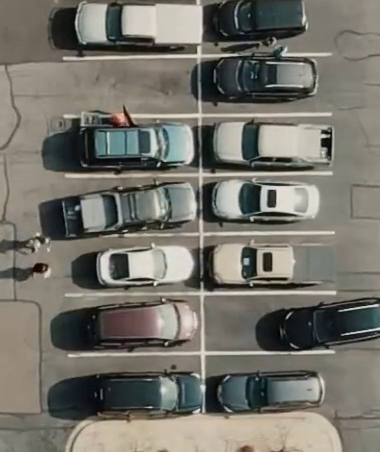
#> input picture frame 84 of parking_crop.mp4, 380 x 452 px, given in place of parking_1920_1080.mp4, which was not available
$ python test2.py
#> lines starting #> are read from the running program, lines starting #| are printed output that depends on the picture; after the words box and inside, x2 and y2 are one past the last pixel; in counts of white or black regions, pixels touching at a corner belong together; pictures that were not available may be replaced by others from this repository, and a replacement may not be noted
### func.py
def get_parking_spots_in_column(n_spots: int,
                                first_parking_spot: list,
                                height_of_spot: int,
                                traffic_islands_spot: list = [],
                                break_spots: list = [],
                                traffic_island_height: int = 30,
                                break_height: int = 30) -> list:
    '''
    Function that returns the parking spots in a column
    Parameters:
    n_spots (int): The number of parking spots in the column
    first_parking_spot (list): The first parking spot in the column
    height_of_spot (int): The height of the parking spot
    traffic_islands_spot (list): The list of parking spots where the traffic islands are present
    break_spots (list): The list of parking spots where the break is present
    traffic_island_height (int): The height of the traffic island
    break_height (int): The height of the break

    Returns:
    list: The list of parking spots in the column

    '''


    parkings_spots = []
    curr_spot = first_parking_spot
    for i in range(n_spots):
        if i in traffic_islands_spot:
            curr_spot = [curr_spot[0], curr_spot[1] + traffic_island_height, curr_spot[2], curr_spot[3]]
        if i in break_spots:
            curr_spot = [curr_spot[0], curr_spot[1] + break_height, curr_spot[2], curr_spot[3]]

        parkings_spots.append(curr_spot)
        curr_spot = [curr_spot[0], curr_spot[1] + height_of_spot, curr_spot[2], curr_spot[3]]

    return parkings_spots


def get_all_parking_spots() -> list[list[int]]:
    '''
    Returns a list of all parking spots in the parking lot
    '''
    height = 32
    break_height = 34
    traffic_island_height = 35
    all_spots = []

    # First column
    first_column_parking_spot = [86, 391, 65, 28]
    first_column_rows = 19
    first_column_traffic_islands = [6]
    first_column_break_spots = [6]
    first_column = get_parking_spots_in_column(n_spots=first_column_rows, first_parking_spot=first_column_parking_spot, height_of_spot=height,
                                                  traffic_islands_spot=first_column_traffic_islands, break_spots=first_column_break_spots,
                                                  traffic_island_height=32, break_height=break_height)
    all_spots.extend(first_column)

    # Second column
    second_column_parking_spot = [151, 135, 65, 28]
    second_column_rows = 27
    second_column_traffic_islands = [14]
    second_column_break_spots = [14]
    second_column = get_parking_spots_in_column(n_spots=second_column_rows, first_parking_spot=second_column_parking_spot, height_of_spot=height,
                                                    traffic_islands_spot=second_column_traffic_islands, break_spots=second_column_break_spots,
                                                    traffic_island_height=traffic_island_height, break_height=break_height)
    all_spots.extend(second_column)

    # Third column
    third_column_parking_spot = [320, 135, 65, 28]
    third_column_rows = 28
    third_column_traffic_islands = [15]
    third_column_break_spots = []
    third_column = get_parking_spots_in_column(n_spots=third_column_rows, first_parking_spot=third_column_parking_spot, height_of_spot=height,
                                                    traffic_islands_spot=third_column_traffic_islands, break_spots=third_column_break_spots,
                                                    traffic_island_height=traffic_island_height, break_height=break_height)
    all_spots.extend(third_column)

    # Fourth column
    fourth_column_parking_spot = [385, 135, 65, 28]
    fourth_column_rows = 28
    fourth_column_traffic_islands = [15]
    fourth_column_break_spots = []
    fourth_column = get_parking_spots_in_column(n_spots=fourth_column_rows, first_parking_spot=fourth_column_parking_spot, height_of_spot=height,
                                                    traffic_islands_spot=fourth_column_traffic_islands, break_spots=fourth_column_break_spots,
                                                    traffic_island_height=traffic_island_height, break_height=break_height)

    all_spots.extend(fourth_column)

    #Fifth column
    fifth_column_parking_spot = [550, 260, 65, 28]
    fifth_column_rows = 23
    fifth_column_traffic_islands = [10]
    fifth_column_break_spots = [4]
    fifth_column = get_parking_spots_in_column(n_spots=fifth_column_rows, first_parking_spot=fifth_column_parking_spot, height_of_spot=height,
                                                    traffic_islands_spot=fifth_column_traffic_islands, break_spots=fifth_column_break_spots,
                                                    traffic_island_height=30, break_height=break_height)
    all_spots.extend(fifth_column)

    # Sixth column
    sixth_column_parking_spot = [615, 260, 65, 28]
    sixth_column_rows = 23
    sixth_column_traffic_islands = [10]
    sixth_column_break_spots = [4]
    sixth_column = get_parking_spots_in_column(n_spots=sixth_column_rows, first_parking_spot=sixth_column_parking_spot, height_of_spot=height,
                                                    traffic_islands_spot=sixth_column_traffic_islands, break_spots=sixth_column_break_spots,
                                                    traffic_island_height=30, break_height=break_height)
    all_spots.extend(sixth_column)

    # Seventh column
    seventh_column_parking_spot = [780, 164, 65, 28]
    seventh_column_rows = 27
    seventh_column_traffic_islands = [14]
    seventh_column_break_spots = []
    seventh_column = get_parking_spots_in_column(n_spots=seventh_column_rows, first_parking_spot=seventh_column_parking_spot, height_of_spot=height,
                                                    traffic_islands_spot=seventh_column_traffic_islands, break_spots=seventh_column_break_spots,
                                                    traffic_island_height=29, break_height=break_height)
    all_spots.extend(seventh_column)

    # Eighth column
    eighth_column_parking_spot = [845, 164, 65, 28]
    eighth_column_rows = 25
    eighth_column_traffic_islands = [14]
    eighth_column_break_spots = []
    eighth_column = get_parking_spots_in_column(n_spots=eighth_column_rows, first_parking_spot=eighth_column_parking_spot, height_of_spot=height,
                                                    traffic_islands_spot=eighth_column_traffic_islands, break_spots=eighth_column_break_spots,
                                                    traffic_island_height=28, break_height=break_height)
    all_spots.extend(eighth_column)

    # Ninth column
    ninth_column_parking_spot = [990, 215, 65, 28]
    ninth_column_rows = 21
    ninth_column_traffic_islands = [9]
    ninth_column_break_spots = [6]
    ninth_column = get_parking_spots_in_column(n_spots=ninth_column_rows, first_parking_spot=ninth_column_parking_spot, height_of_spot=height,
                                                    traffic_islands_spot=ninth_column_traffic_islands, break_spots=ninth_column_break_spots,
                                                    traffic_island_height=28, break_height=28)
    all_spots.extend(ninth_column)

    # Tenth column
    tenth_column_parking_spot = [1065, 215, 65, 28]
    tenth_column_rows = 21
    tenth_column_traffic_islands = [9]
    tenth_column_break_spots = [6]
    tenth_column = get_parking_spots_in_column(n_spots=tenth_column_rows, first_parking_spot=tenth_column_parking_spot, height_of_spot=height,
                                                    traffic_islands_spot=tenth_column_traffic_islands, break_spots=tenth_column_break_spots,
                                                    traffic_island_height=28, break_height=28)
    all_spots.extend(tenth_column)

    # Eleventh column
    eleventh_column_parking_spot = [1220, 150, 65, 28]
    eleventh_column_rows = 24
    eleventh_column_traffic_islands = [12]
    eleventh_column_break_spots = []
    eleventh_column = get_parking_spots_in_column(n_spots=eleventh_column_rows, first_parking_spot=eleventh_column_parking_spot, height_of_spot=height,
                                                    traffic_islands_spot=eleventh_column_traffic_islands, break_spots=eleventh_column_break_spots,
                                                    traffic_island_height=28, break_height=28)
    all_spots.extend(eleventh_column)

    # Twelfth column
    twelfth_column_parking_spot = [1293, 150, 65, 28]
    twelfth_column_rows = 24
    twelfth_column_traffic_islands = [12]
    twelfth_column_break_spots = []
    twelfth_column = get_parking_spots_in_column(n_spots=twelfth_column_rows, first_parking_spot=twelfth_column_parking_spot, height_of_spot=height,
                                                    traffic_islands_spot=twelfth_column_traffic_islands, break_spots=twelfth_column_break_spots,
                                                    traffic_island_height=26, break_height=28)
    all_spots.extend(twelfth_column)

    # Thirteenth column
    thirteenth_column_parking_spot = [1450, 150, 65, 28]
    thirteenth_column_rows = 23
    thirteenth_column_traffic_islands = [11]
    thirteenth_column_break_spots = [8]
    thirteenth_column = get_parking_spots_in_column(n_spots=thirteenth_column_rows, first_parking_spot=thirteenth_column_parking_spot, height_of_spot=height,
                                                    traffic_islands_spot=thirteenth_column_traffic_islands, break_spots=thirteenth_column_break_spots,
                                                    traffic_island_height=26, break_height=28)
    all_spots.extend(thirteenth_column)

    # Fourteenth column
    fourteenth_column_parking_spot = [1525, 150, 65, 28]
    fourteenth_column_rows = 23
    fourteenth_column_traffic_islands = [11]
    fourteenth_column_break_spots = [8]
    fourteenth_column = get_parking_spots_in_column(n_spots=fourteenth_column_rows, first_parking_spot=fourteenth_column_parking_spot, height_of_spot=height,
                                                    traffic_islands_spot=fourteenth_column_traffic_islands, break_spots=fourteenth_column_break_spots,
                                                    traffic_island_height=26, break_height=28)
    all_spots.extend(fourteenth_column)

    # Fifteenth column
    fifteenth_column_parking_spot = [1675, 147, 65, 28]
    fifteenth_column_rows = 24
    fifteenth_column_traffic_islands = [12]
    fifteenth_column_break_spots = []
    fifteenth_column = get_parking_spots_in_column(n_spots=fifteenth_column_rows, first_parking_spot=fifteenth_column_parking_spot, height_of_spot=height,
                                                    traffic_islands_spot=fifteenth_column_traffic_islands, break_spots=fifteenth_column_break_spots,
                                                    traffic_island_height=27, break_height=break_height)
    all_spots.extend(fifteenth_column)

    # Sixteenth column
    sixteenth_column_parking_spot = [1780, 180, 65, 28]
    sixteenth_column_rows = 23
    sixteenth_column_traffic_islands = [11]
    sixteenth_column_break_spots = []
    sixteenth_column = get_parking_spots_in_column(n_spots=sixteenth_column_rows, first_parking_spot=sixteenth_column_parking_spot, height_of_spot=height,
                                                    traffic_islands_spot=sixteenth_column_traffic_islands, break_spots=sixteenth_column_break_spots,
                                                    traffic_island_height=27, break_height=break_height)
    all_spots.extend(sixteenth_column)


    return all_spots


# [18 lines left out: function get_parking_spots_for_cropped, not called in this run]

### test2.py
import os
import numpy as np
import pickle
import cv2
from skimage.transform import resize
from func import get_all_parking_spots

# Załaduj wytrenowany model
model_path = './image_classification/model.p'
classifier = pickle.load(open(model_path, 'rb'))
#> (reads model.p from the repository)

# Załaduj przybliżone współrzędne miejsc parkingowych
approx_parking_spots = get_all_parking_spots()

# Ścieżka do pliku wideo i jego otwarcie
video_path = './image_classification/parking_1920_1080.mp4'
cap = cv2.VideoCapture(video_path)

# Sprawdź, czy wideo zostało poprawnie otwarte
if not cap.isOpened():
    print("Error opening video stream or file")

# Upewnij się, że rozmiar obrazów jest prawidłowy
image_size = (25, 27)

# Funkcja do wykrywania miejsc parkingowych na podstawie jednej klatki w określonym obszarze
def refine_parking_spot(frame, x, y, w, h):
    roi = frame[y:y+h, x:x+w]

    # Sprawdź, czy ROI nie jest pusty
    if roi.size == 0 or roi is None:
        return (x, y, w, h)

    # Konwersja do skali szarości
    gray = cv2.cvtColor(roi, cv2.COLOR_BGR2GRAY)

    # Rozmycie obrazu w celu redukcji szumów
    blurred = cv2.GaussianBlur(gray, (5, 5), 0)

    # Wykrywanie krawędzi
    edged = cv2.Canny(blurred, 50, 150)

    # Znajdowanie konturów
    contours, _ = cv2.findContours(edged, cv2.RETR_TREE, cv2.CHAIN_APPROX_SIMPLE)

    for contour in contours:
        approx = cv2.approxPolyDP(contour, 0.02 * cv2.arcLength(contour, True), True)

        if len(approx) == 4:
            (nx, ny, nw, nh) = cv2.boundingRect(approx)

            if (0.5 * w <= nw <= 1.5 * w) and (0.5 * h <= nh <= 1.5 * h):
                return (x + nx, y + ny, nw, nh)

    return (x, y, w, h)

while cap.isOpened():
    ret, frame = cap.read()
#> frame is the input picture: shape (452, 380, 3); mean B, G, R 106.6, 114.8, 116.9
    if not ret:
        break

    refined_spots = []
    for (x, y, w, h) in approx_parking_spots:
        refined_spot = refine_parking_spot(frame, x, y, w, h)
        refined_spots.append(refined_spot)
#> this loop made 383 passes
#> refined_spot on passes 2 to 4: (86, 423, 65, 28), (86, 455, 65, 28), (86, 487, 65, 28)
#> pass 1, in refine_parking_spot, `blurred = cv2.GaussianBlur(gray, (5, 5), 0)`:
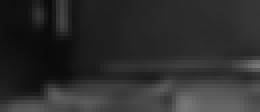
#> blurred: shape (28, 65) (shown 4 times larger); min 10, max 119, mean 45.2
#> pass 1, in refine_parking_spot, `edged = cv2.Canny(blurred, 50, 150)`:
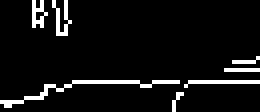
#> edged: shape (28, 65) (shown 4 times larger); 6.9% white in thin lines or dots
#> after the loop, refined_spots = 383 items, first 6: (86, 391, 65, 28), (86, 423, 65, 28), (86, 455, 65, 28), (86, 487, 65, 28), (86, 519, 65, 28), (86, 551, 65, 28)

    for (x, y, w, h) in refined_spots:
        # Upewnij się, że współrzędne nie wykraczają poza granice obrazu
        if x + w > frame.shape[1] or y + h > frame.shape[0]:
            print(f"Coordinates {x, y, w, h} are out of bounds.")
            continue

        # Wytnij region zainteresowania (ROI) dla miejsca parkingowego
        roi = frame[y:y+h, x:x+w]

        # Sprawdź, czy ROI nie jest pusty
        if roi.size == 0 or roi is None:
            print(f"Empty ROI at coordinates {x, y, w, h}.")
            continue

        # Konwersja ROI do skali szarości
        gray_roi = cv2.cvtColor(roi, cv2.COLOR_BGR2GRAY)

        # Przeskalowanie ROI do prawidłowych wymiarów
        resized_roi = resize(gray_roi, image_size, anti_aliasing=True)

        # Spłaszczenie ROI
        flattened_roi = resized_roi.flatten()

        # Predykcja klasy ROI
        prediction = classifier.predict([flattened_roi])[0]
        label = 'empty' if prediction == 0 else 'not_empty'

        # Narysowanie prostokąta i etykiety na klatce
        color = (0, 255, 0) if label == 'empty' else (0, 0, 255)
        cv2.rectangle(frame, (x, y), (x+w, y+h), color, 2)
        cv2.putText(frame, label, (x, y-10), cv2.FONT_HERSHEY_SIMPLEX, 0.5, color, 2)
#> this loop made 383 passes
#| Coordinates (86, 455, 65, 28) are out of bounds.
#| Coordinates (86, 487, 65, 28) are out of bounds.
#| Coordinates (86, 519, 65, 28) are out of bounds.
#| Coordinates (86, 551, 65, 28) are out of bounds.
#| Coordinates (86, 649, 65, 28) are out of bounds.
#| Coordinates (86, 681, 65, 28) are out of bounds.
#| Coordinates (86, 713, 65, 28) are out of bounds.
#| Coordinates (86, 745, 65, 28) are out of bounds.
#> (further printed lines are left out)
#> pass 1, `resized_roi = resize(gray_roi, image_size, anti_aliasing=True)`:
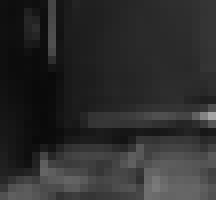
#> resized_roi: shape (25, 27) float64 (shown 8 times larger); min 0.0403, max 0.649, mean 0.177
#> pass 2, `resized_roi = resize(gray_roi, image_size, anti_aliasing=True)`:
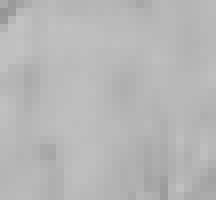
#> resized_roi: shape (25, 27) float64 (shown 8 times larger); min 0.586, max 0.762, mean 0.718
#> after the loop:
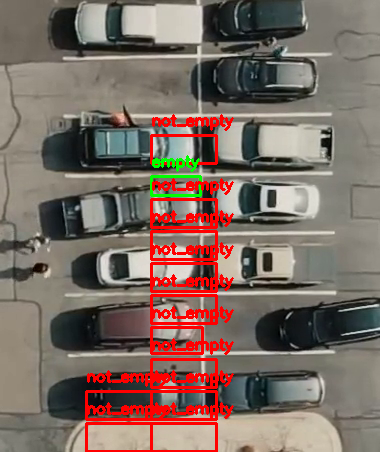
#> frame: shape (452, 380, 3); 6.94% of pixels changed, all inside (x1, y1, x2, y2) = (85, 114, 234, 452)
#> after the loop:
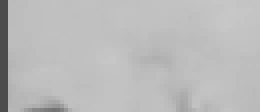
#> gray_roi: shape (28, 65) (shown 4 times larger); min 76, max 199, mean 186.6
#> after the loop:
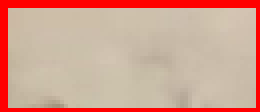
#> roi: shape (28, 65, 3) (shown 4 times larger); mean B, G, R 144.1, 160.8, 209.9

    # Wyświetlenie klatki z wynikami
    cv2.imshow('Frame', frame)

    # Naciśnij Q na klawiaturze, aby zakończyć
    if cv2.waitKey(25) & 0xFF == ord('q'):
#> (key q is pressed here)
        break

# Zwolnienie obiektu przechwytywania wideo
cap.release()
cv2.destroyAllWindows()
